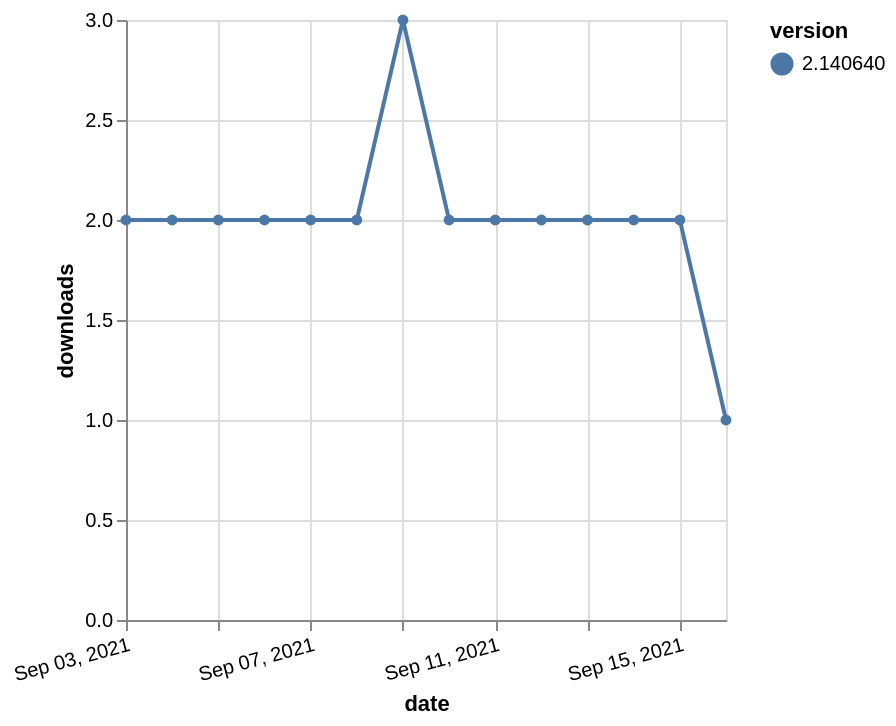

Vega-Lite specification stored for this chart:
### Vega-Lite specification from a JSON file in a GitHub repository (floating-point values rounded to 4 significant figures)
{"$schema": "https://vega.github.io/schema/vega-lite/v5.json", "description": "A simple bar chart with embedded data.", "data": {"values": [{"date": "2021-09-03", "total": 2767, "delta": 2, "version": "2.140640"}, {"date": "2021-09-04", "total": 2769, "delta": 2, "version": "2.140640"}, {"date": "2021-09-05", "total": 2771, "delta": 2, "version": "2.140640"}, {"date": "2021-09-06", "total": 2773, "delta": 2, "version": "2.140640"}, {"date": "2021-09-07", "total": 2775, "delta": 2, "version": "2.140640"}, {"date": "2021-09-08", "total": 2777, "delta": 2, "version": "2.140640"}, {"date": "2021-09-09", "total": 2780, "delta": 3, "version": "2.140640"}, {"date": "2021-09-10", "total": 2782, "delta": 2, "version": "2.140640"}, {"date": "2021-09-11", "total": 2784, "delta": 2, "version": "2.140640"}, {"date": "2021-09-12", "total": 2786, "delta": 2, "version": "2.140640"}, {"date": "2021-09-13", "total": 2788, "delta": 2, "version": "2.140640"}, {"date": "2021-09-14", "total": 2790, "delta": 2, "version": "2.140640"}, {"date": "2021-09-15", "total": 2792, "delta": 2, "version": "2.140640"}, {"date": "2021-09-16", "total": 2793, "delta": 1, "version": "2.140640"}]}, "width": "container", "mark": {"type": "line", "point": {"filled": true}}, "encoding": {"x": {"field": "date", "type": "temporal", "timeUnit": "yearmonthdate", "title": "date", "axis": {"labelAngle": -15}}, "y": {"field": "delta", "type": "quantitative", "title": "downloads"}, "color": {"field": "version", "type": "nominal"}, "tooltip": {"field": "delta"}}}
